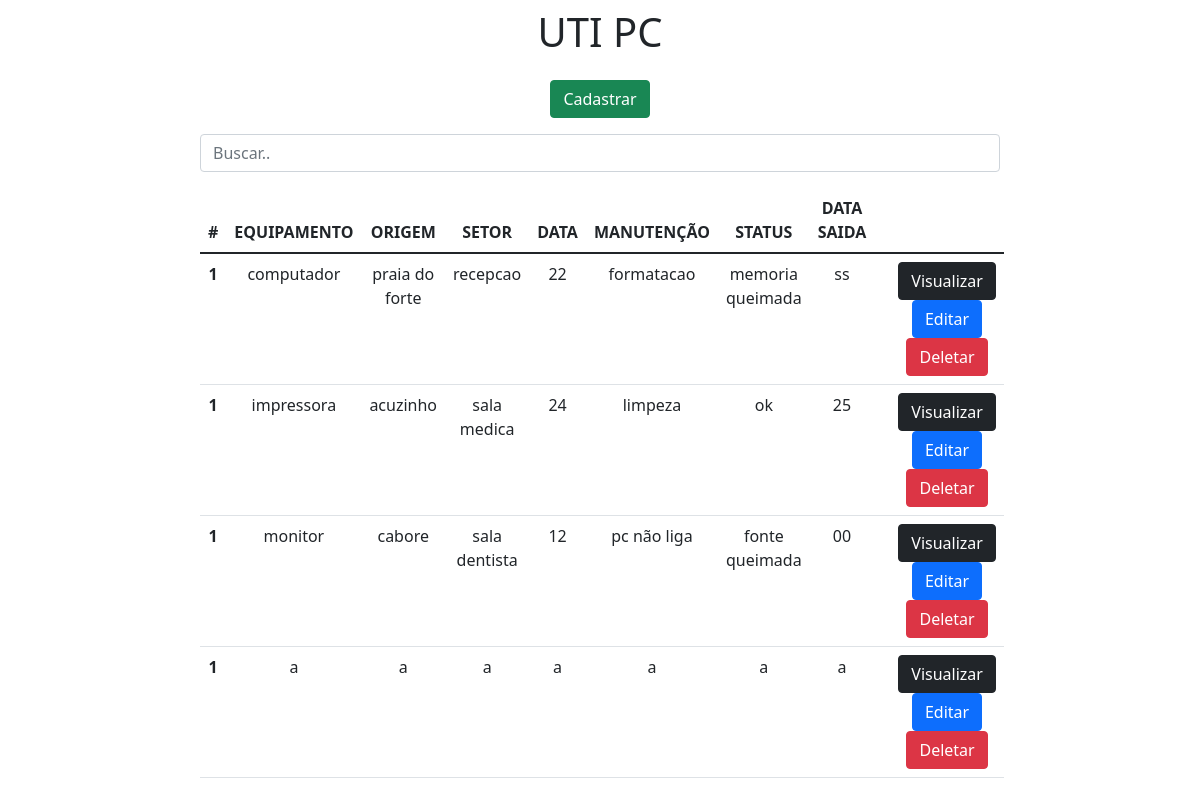
The page / on the database its author committed.
### app/models.py (models this page shows)
class Computador(models.Model):
    equipamento = models.CharField(max_length=100)
    origem = models.CharField(max_length=100)
    setor = models.CharField(max_length=100)
    data = models.CharField(max_length=100)
    manutencao = models.CharField(max_length=100)
    status = models.CharField(max_length=100)
    dataSaida = models.CharField(max_length=100)

### app/views.py (the view)
# urls.py: 2. Add a URL to urlpatterns:  path('', views.home, name='home')
def home(request):
    data = {}
    search = request.GET.get('search')
    if search:
        data['db'] = Computador.objects.filter(origem__icontains=search)
    else:
        data['db'] = Computador.objects.all()
    return render(request, 'index.html', data)

### app/templates/index.html (shortened to what this page needs)
<!DOCTYPE html>
<html lang="pt-br">
<head>
    <link href="https://cdn.jsdelivr.net/npm/bootstrap@5.1.3/dist/css/bootstrap.min.css" rel="stylesheet">
</head>
<body>
    <div class="col-8 m-auto pt-2 pb-2 text-center" >
        <h1>UTI PC</h1>
    </div>
    <div class="col-8 m-auto pt-2 pb-2 text-center" >
        <a href="/form" class="btn btn-success">Cadastrar</a>
    </div>
    <div class="col-8 m-auto pt-2 pb-2 text-center" >
       <form method="get">
           <input type="text" id="search" name="search" class="form-control" placeholder="Buscar..">
       </form>
    </div>
    <div class="col-8 m-auto pt-2 pb-2 text-center">
       <table class="table head-light">
  <thead>
    <tr>
      <th scope="col">#</th>
      <th scope="col">EQUIPAMENTO</th>
      <th scope="col">ORIGEM</th>
      <th scope="col">SETOR</th>
      <th scope="col">DATA</th>
      <th scope="col">MANUTENÇÃO</th>
      <th scope="col">STATUS</th>
      <th scope="col">DATA SAIDA</th>
    </tr>
  </thead>
  <tbody>
        {% for dbs in db %}
      <tr>
      <th scope="row">1</th>
        <td>{{dbs.equipamento}}</td>
        <td>{{dbs.origem}}</td>
        <td>{{dbs.setor}}</td>
        <td>{{dbs.data}}</td>
        <td>{{dbs.manutencao}}</td>
        <td>{{dbs.status}}</td>
        <td>{{dbs.dataSaida}}</td>
          <td></td>
          <td>
              <a href="/view/{{dbs.id}}" class="btn btn-dark">Visualizar</a>
              <a href="/edit/{{dbs.id}}" class="btn btn-primary">Editar</a>
              <a href="/delete/{{dbs.id}}" class="btn btn-danger btnDel">Deletar</a>
          </td>
    </tr>
        {% endfor %}
  </tbody>
       </table>
    </div>
        {% load static %}
</body>
</html>

### rows shown on the page
Computador: equipamento "computador", origem "praia do forte", setor "recepcao", data "22", manutencao "formatacao", status "memoria queimada", dataSaida "ss"
Computador: equipamento "impressora", origem "acuzinho", setor "sala medica", data "24", manutencao "limpeza", status "ok", dataSaida "25"
Computador: equipamento "monitor", origem "cabore", setor "sala dentista", data "12", manutencao "pc não liga", status "fonte queimada", dataSaida "00"
Computador: equipamento "a", origem "a", setor "a", data "a", manutencao "a", status "a", dataSaida "a"
